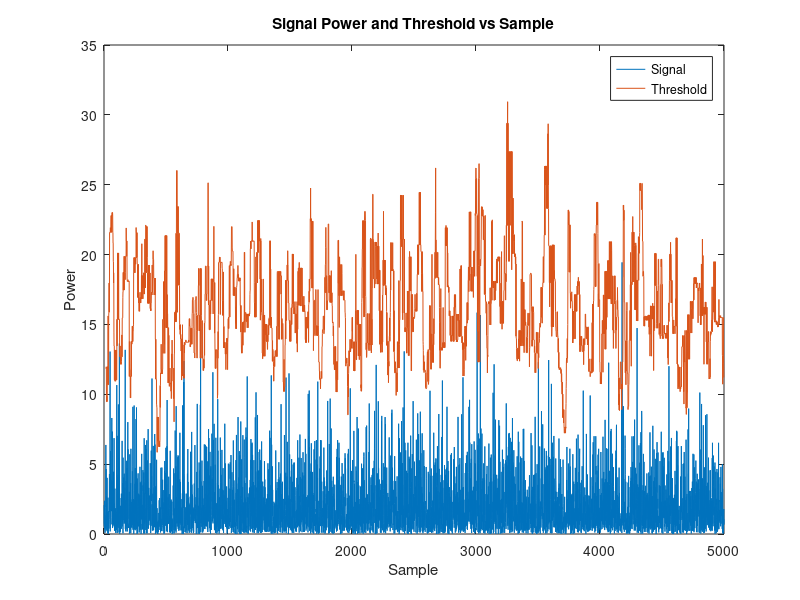
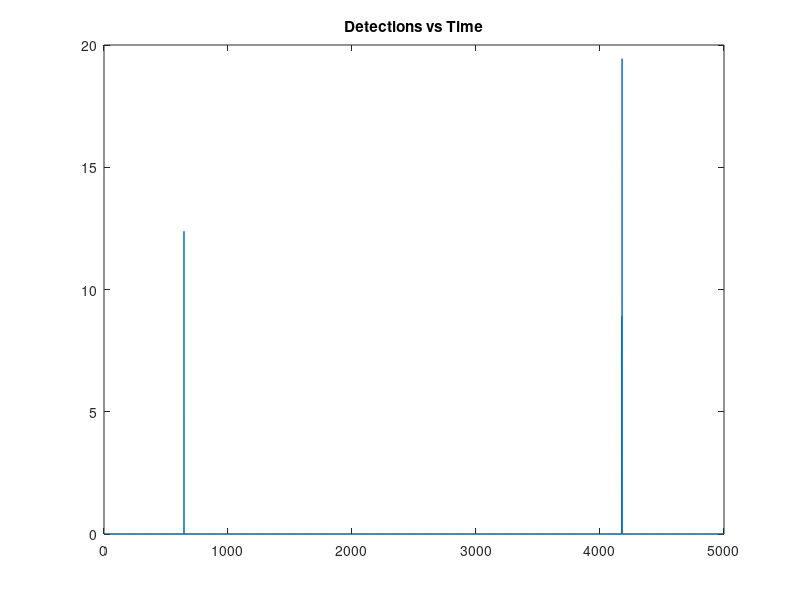

MATLAB code to generate these figures, in order:
%What the verification does is generate a number of samples of white noise
%with no taget present. This means that 100% of detections are false
%alarms. By setting the false alarm rate and comparing the expect number of
%false alarms with the actual number of false alarms the error can be
%calculated.. error should be less than 10% for it to be correct

close all;
clear all;

% Input variables 
Length = 500000; %size of the data (how many samples of noise)
PFA = 10^-3;    %Probability of false alarm
RefWindow = 32; %total window size (is divided in 2 for leading and lagging)
guardCells = 2; %total number of guard cells (is divided in 2 for leading and lagging)(must be even number greater than 0)

pos = round(0.75*RefWindow); %Grabs the position of the statistic in the array    

alpha_values = 1:1:500;
Pfa_values = factorial(RefWindow)*factorial(alpha_values+RefWindow-pos)./(factorial(RefWindow-pos)*factorial(alpha_values+RefWindow));
[val,ind] =  min(abs(Pfa_values - ones(1,length(alpha_values))*PFA));
alpha = alpha_values(ind);


signal = zeros([1  Length]); %signal initialisation
t = 1:1:length(signal); %time of simulation
signal = normrnd(0,1,1,Length) + 1i*normrnd(0,1,1,Length);  %complex white noise generation

DataAfterPowerLawDetector = abs(signal).^2; %realising signal power

TCA  = zeros([1  length(signal)]);  %initialise an array for threshold values

for CUT = 1: length(signal)
    if CUT <= RefWindow/2
        gCA = nan;
        
    elseif CUT > RefWindow/2 && CUT < length(signal) - RefWindow/2
        LaggingWindow = DataAfterPowerLawDetector( (CUT-RefWindow/2):(CUT-guardCells/2)); 
        LeadingWindow = DataAfterPowerLawDetector( (CUT+guardCells/2):(CUT+RefWindow/2)); 
        window = [LeadingWindow, LaggingWindow];
        sortedWindow = sort(window);
        gCA = sortedWindow(pos);
    
    elseif CUT >= length(signal) - RefWindow/2
        gCA = nan; 
       
    else
        print('error')
    end
    
    
    TCA(CUT) = alpha*gCA;  %threshold value
end
    
%checking detections
detections = zeros([1 length(signal)]);

NumberOfFalseAlarms = 0; % Dr Abdul Gaffar

for i = 1:length(signal)
    if DataAfterPowerLawDetector(i) >= TCA(i)
        detections(i) = DataAfterPowerLawDetector(i);
        NumberOfFalseAlarms = NumberOfFalseAlarms + 1; 
    end
end

PFA_simulation = NumberOfFalseAlarms/(Length - RefWindow); 

%checking false alarms


PFA_error = abs(((PFA - PFA_simulation)/PFA)*100)               % Dr Abdul Gaffar 


% Plot subset of data

Subset = 5000;                                                  % Dr Abdul Gaffar 

fig4 = figure(4);
ax4 = axes('Parent', fig4);
plot(ax4, t(1:Subset), DataAfterPowerLawDetector(1:Subset))
title('Signal Power and Threshold vs Sample')
hold on
plot(ax4, t(1:Subset), TCA(1:Subset))
legend('Signal' , 'Threshold');
xlabel('Sample');
ylabel('Power');
hold off

fig5 = figure(5);
ax5 = axes('Parent', fig5);
plot(ax5, t(1:Subset), detections(1:Subset))
title('Detections vs Time')